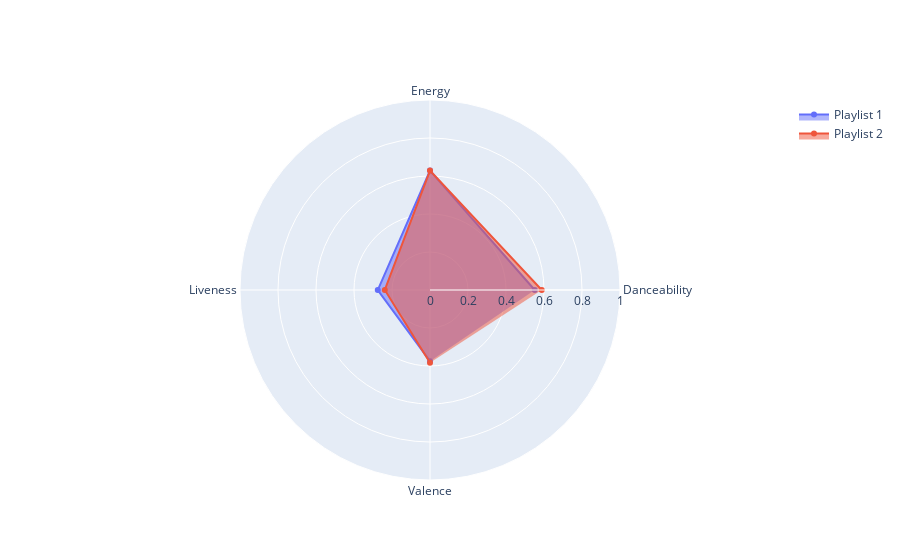

Notebook source saved alongside this figure:
### Code cell
spiderwebAlivenessCompVis(df1,"Playlist 1", df2, "Playlist 2")

### Figure 1 — Plotly figure (JSON) as saved in the notebook; plotly's stock layout.template omitted (floating-point values rounded to 4 significant figures)
{"data": [{"fill": "toself", "name": "Playlist 1", "r": [0.5513, 0.6285, 0.275, 0.3746], "theta": ["Danceability", "Energy", "Liveness", "Valence"], "type": "scatterpolar"}, {"fill": "toself", "name": "Playlist 2", "r": [0.5881, 0.6283, 0.2379, 0.3828], "theta": ["Danceability", "Energy", "Liveness", "Valence"], "type": "scatterpolar"}], "layout": {"polar": {"radialaxis": {"range": [0, 1], "visible": true}}, "showlegend": true}}
